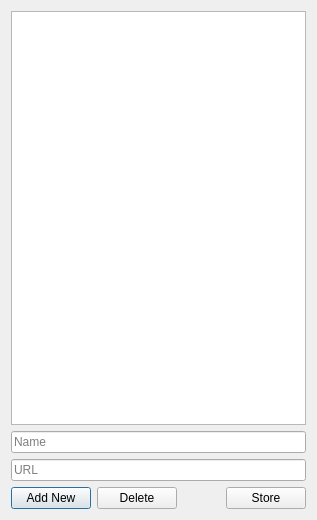
<?xml version="1.0" encoding="UTF-8"?>
<ui version="4.0">
 <class>NewStreamWindow</class>
 <widget class="QDialog" name="NewStreamWindow">
  <property name="geometry">
   <rect>
    <x>0</x>
    <y>0</y>
    <width>317</width>
    <height>520</height>
   </rect>
  </property>
  <property name="windowTitle">
   <string>Dialog</string>
  </property>
  <layout class="QVBoxLayout" name="verticalLayout_4">
   <item>
    <layout class="QVBoxLayout" name="verticalLayout">
     <item>
      <widget class="QListWidget" name="listWidget"/>
     </item>
     <item>
      <widget class="QLineEdit" name="nameLineEdit">
       <property name="placeholderText">
        <string>Name</string>
       </property>
      </widget>
     </item>
     <item>
      <widget class="QLineEdit" name="urlLineEdit">
       <property name="placeholderText">
        <string>URL</string>
       </property>
      </widget>
     </item>
    </layout>
   </item>
   <item>
    <layout class="QHBoxLayout" name="horizontalLayout_3">
     <item>
      <widget class="QPushButton" name="newButton">
       <property name="text">
        <string>Add New</string>
       </property>
      </widget>
     </item>
     <item>
      <widget class="QPushButton" name="deleteButton">
       <property name="text">
        <string>Delete</string>
       </property>
      </widget>
     </item>
     <item>
      <spacer name="horizontalSpacer">
       <property name="orientation">
        <enum>Qt::Horizontal</enum>
       </property>
       <property name="sizeHint" stdset="0">
        <size>
         <width>40</width>
         <height>20</height>
        </size>
       </property>
      </spacer>
     </item>
     <item>
      <widget class="QPushButton" name="mStoreButton">
       <property name="text">
        <string>Store</string>
       </property>
      </widget>
     </item>
    </layout>
   </item>
  </layout>
 </widget>
 <resources/>
 <connections/>
</ui>
